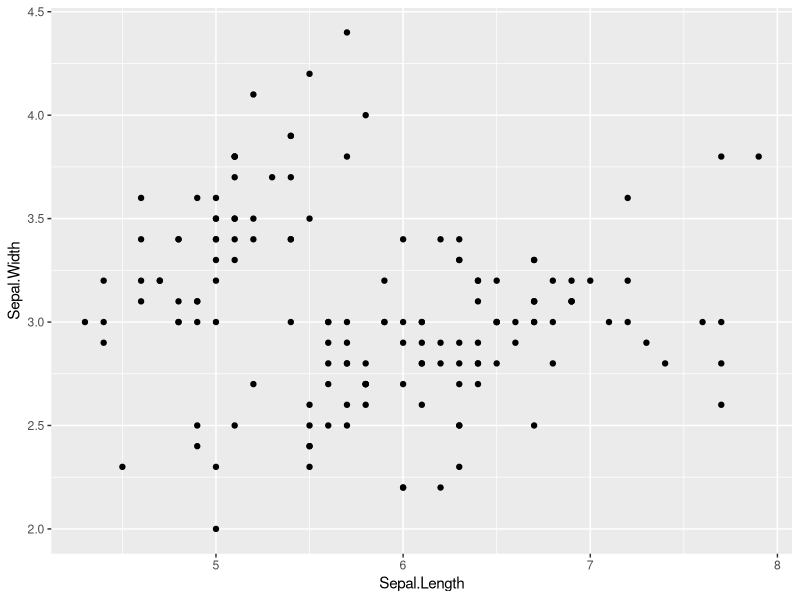
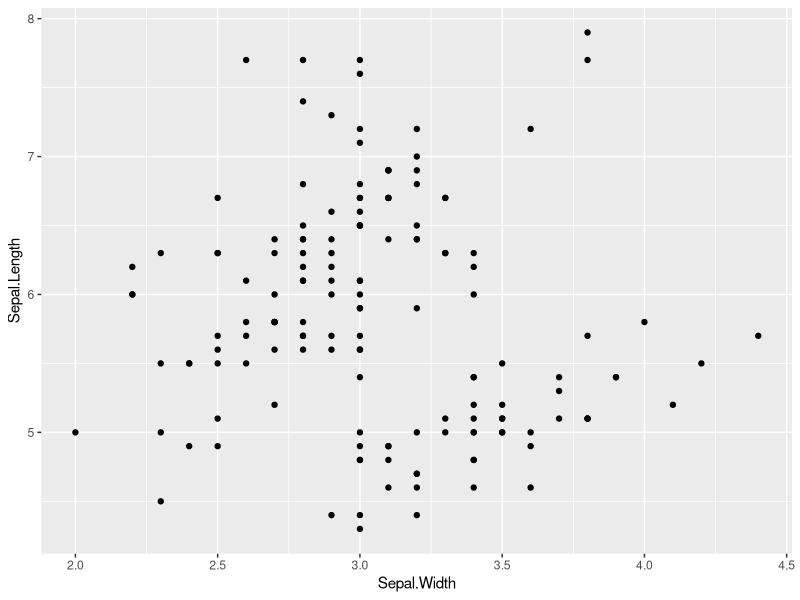
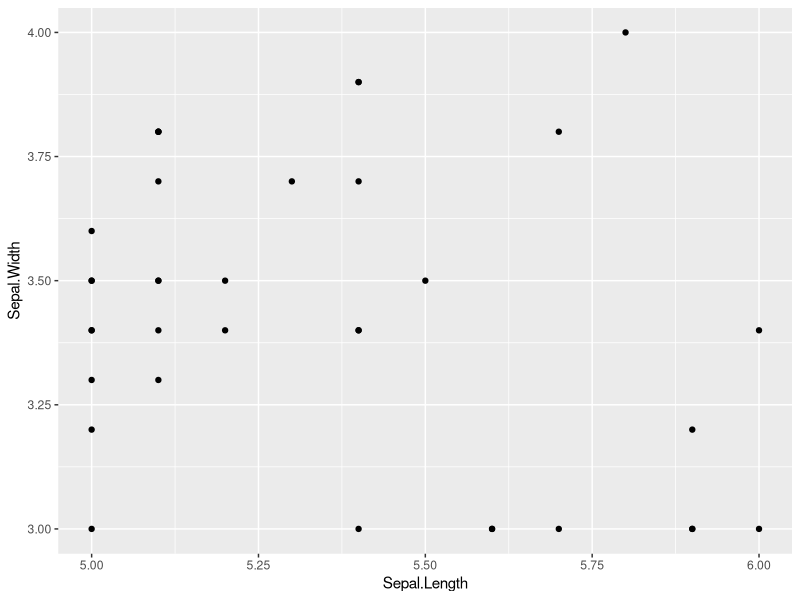
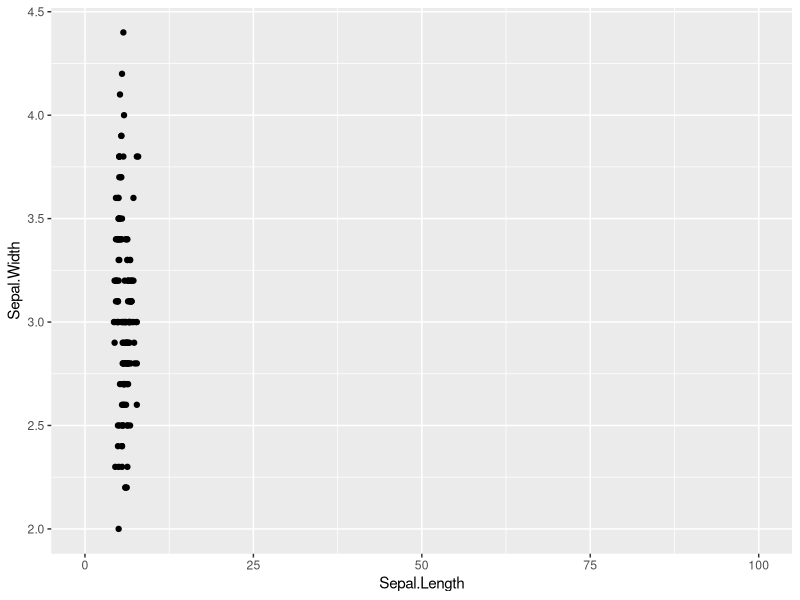
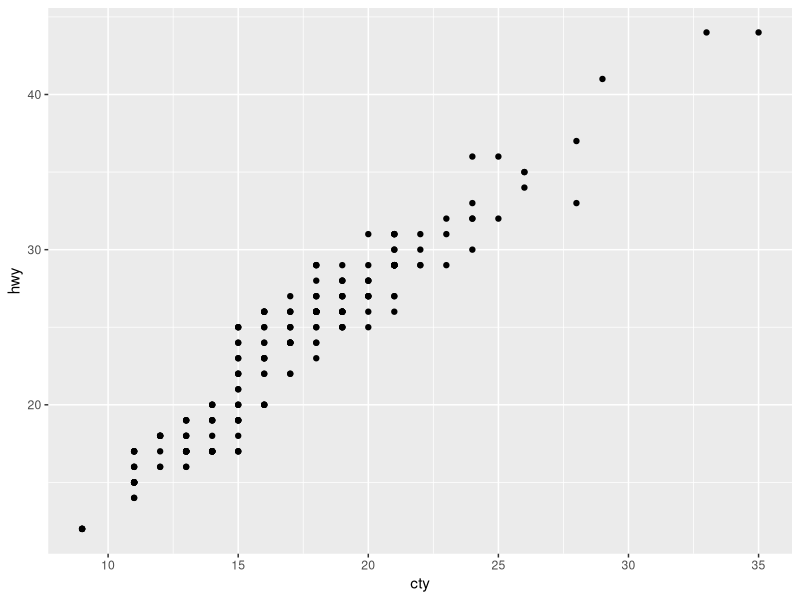
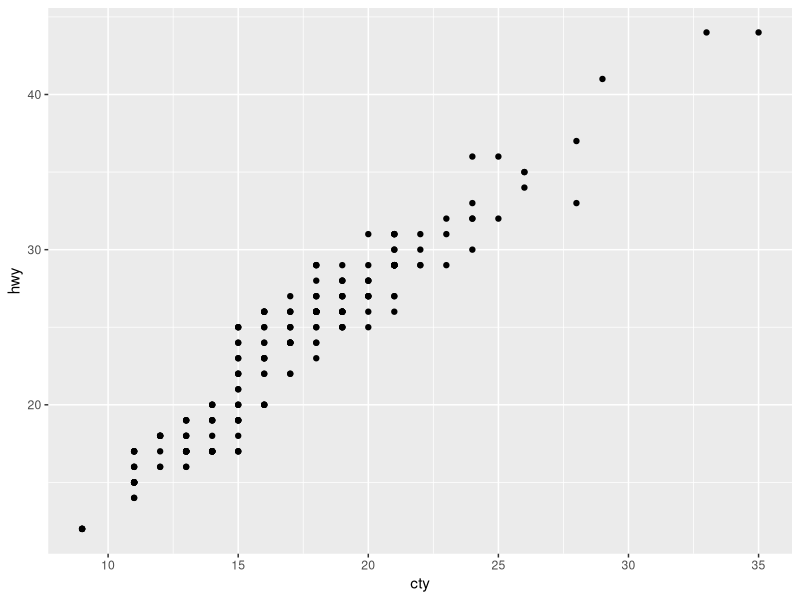
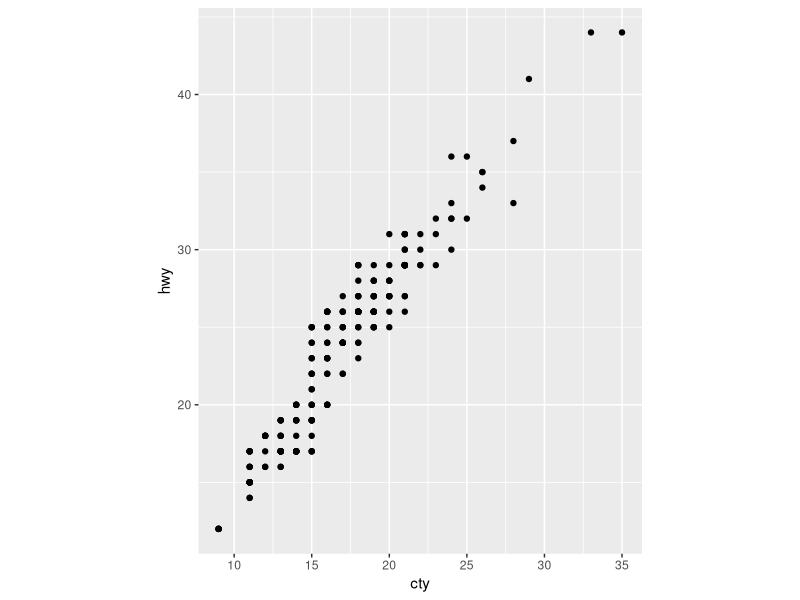
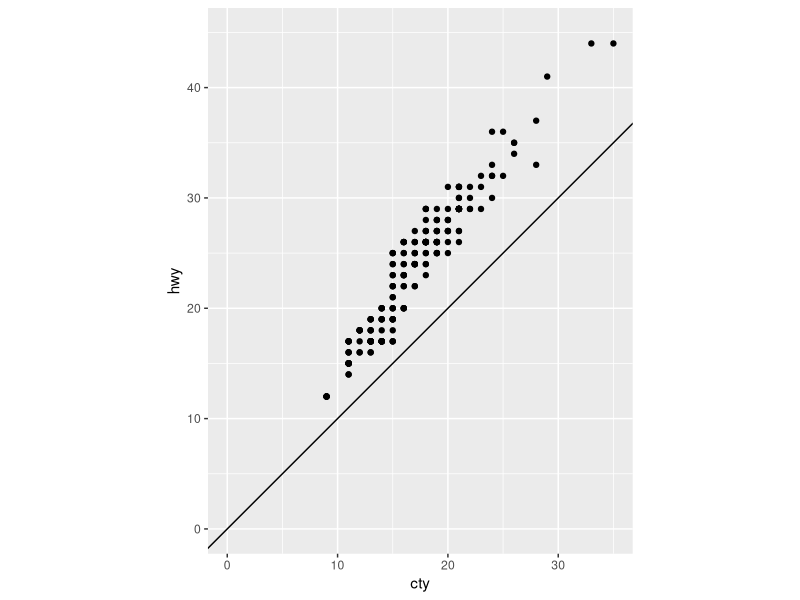

These charts were generated, in order, by the following R code:
# Notes L5
library(tidyverse)
## Advanced ggplot settings

base<- iris %>%
  ggplot(aes(x=Sepal.Length, y=Sepal.Width))+
  geom_point()
base

##Fonction coord

base + coord_flip()

# Limiter les axes

base +coord_cartesian(xlim=c(5,6), y=c(3,4))
base +coord_cartesian(xlim=c(0,100))

#Rapport entre les échelles de x et y 
#Il faut que l'unité de chaque axes soit identique
mpg%>%
  ggplot(aes(x = cty, y=hwy))+
  geom_point()

miles <-mpg%>%
  ggplot(aes(x = cty, y=hwy))+
  geom_point()

miles

miles + coord_equal()

miles + coord_equal(xlim=c(0,35), ylim=c(0,45))+
  geom_abline(slope=1, intercept=0)

miles + coord_equal(ratio=1/10, xlim=c(0,35), ylim=c(0,45))+
  geom_abline(slope=1, intercept=0)

miles + coord_equal(ratio=1, xlim=c(0,35), ylim=c(0,45))+
  geom_abline(slope=1, intercept=0)

#Modifier l'échelle des axes 
# Toutes transformations mathématiques est possible

miles

miles +coord_trans(x="log10", y="log10")

#Coordonnées polaires y=longueur du trait et x =angle

base + coord_polar()
base + coord_polar(theta = "y")
base + coord_polar(theta = "y", direction=-1)

#Camembert
iris%>%
  ggplot(aes(x="", y=Species, fill=Species))+
  geom_col()

iris%>%
  ggplot(aes(x=Species, fill=Species))+
  geom_bar(position=position_fill())


iris%>%
  ggplot(aes(x="", y=Species, fill=Species))+
  geom_col()+
  coord_polar(theta ="y")


base <- iris %>%
  ggplot(aes(x=Sepal.Length, y=Sepal.Width, color=Species, size=Petal.Length ))+
  geom_point()
base

##Couleurs
base +scale_color_brewer()
base +scale_color_brewer(type="qual")

#Colorblind
base + scale_colour_viridis_d()

#Quelles sont les palettes de couleurs de brewer
RColorBrewer::display.brewer.all()
#Faire tous seul comme des grands; Pour savoir le nom des couleurs : aller sur Google

base + scale_color_manual(values=c("pink", "indianred","chartreuse2"))


base + scale_color_grey()

#Couleurs continues
base <- iris %>%
  ggplot(aes(x=Sepal.Length, y=Sepal.Width, color=Petal.Width, size=Petal.Length ))+
  geom_point()
base

base+ scale_color_gradient(low="green", high="red")

base+ scale_color_gradient2(low="blue", mid= "white",high="red", midpoint=1.5)

# Entre discret et continu: binned scale => plus de gradient continue mais gradiant avec des niveaux spé
base+ scale_color_binned(type="viridis")

